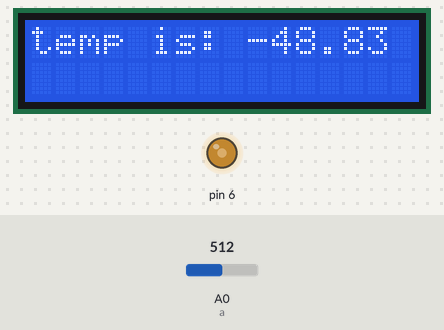
This sketch was run on a simulated Arduino Uno, built with avr-gcc and run on an emulated ATmega328P. Parts: 16×2 character LCD, output pins drawn as LEDs (lit = HIGH). The inputs (shaded band) are chosen by the test bench; at power-on: A0 (a) = 512. What the sketch prints to the serial monitor is not drawn.

Above: at 1.2 s.
1.3 s: A0 (a) set to 716
At 3.2 s:
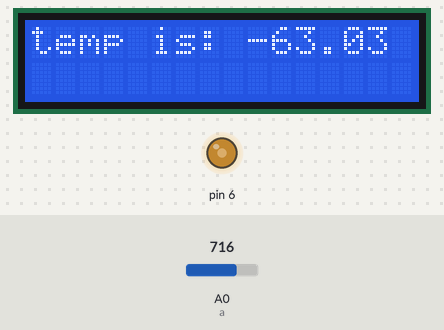
3.5 s: A0 (a) set to 900
At 5.2 s:
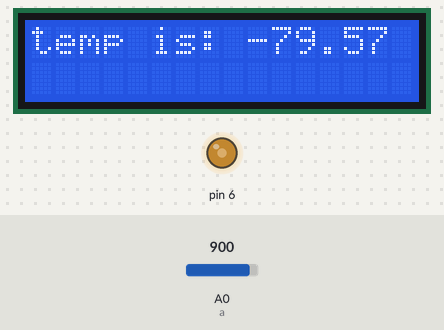
5.5 s: A0 (a) set to 1023
At 7.2 s:
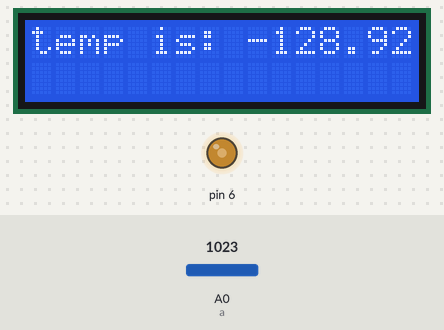
Timing chart, 0 to 8.7 s (numbered marks = the images above; inputs shaded):
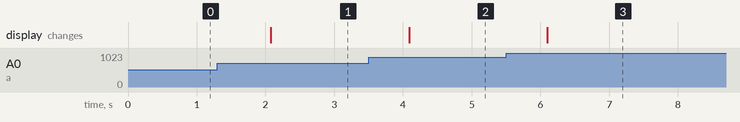

The sketch:

arduino_serial_temperature.ino
```cpp
 /*


 The circuit:


 * LCD RS pin to digital pin 12
 * LCD Enable pin to digital pin 11
 * LCD D4 pin to digital pin 5
 * LCD D5 pin to digital pin 4
 * LCD D6 pin to digital pin 3
 * LCD D7 pin to digital pin 2
 * LCD R/W pin to ground
 * LCD VSS pin to ground
 * LCD VCC pin to 5V
 * LCD K pin to ground
 * LCD A pin to 5V
 * LCD V0 pin to digital pin 6
 * LED to pin 13


 put a 110 ohm resistor in series with the thermistor, the side of 110 resitance to 5V
 the side of the thermistor to GND and the point where the thermistor and the resistor meet
 to analog input A0


 */


#include <LiquidCrystal.h>

LiquidCrystal lcd(12,11,5,4,3,2);//configure the lcd

#define a A0 // analog input to read the voltage of the thermistor
double b;// an intermediate variable
double Vt;
double Rt;
int R=110;
int B=2800;
int R0=5;
int T0=25;
double T;
void setup() {
analogWrite(6,120);// configure the contrast of the lcd
lcd.begin(16,2);
Serial.begin(115200);// using serial to send data to the computer
}

void loop() {
  b=analogRead(a);// get the value in the A0
  Vt= (b/1024)*5;// convert it to voltage
  Rt=(R*Vt)/(5-Vt);// measure the resistance of the thermistor
  T=1/((log(Rt/R0)/B)+(1/(T0+273.15))); // get the temperature in kelvin
  Serial.println(T-273.15);// send the temperature in using serial

  // desplay the temperature in the lcd
  lcd.clear();
  lcd.print("temp is: ");
  lcd.print(T-273.15);
  lcd.print(" D");

  // trigger the security alarm if the temperature is higher than 60 degree
  if ((T-273.15)>60){
      digitalWrite(13,HIGH);
      delay(500);
      digitalWrite(13,LOW);
      delay(500);
  }
 else{
  delay(1000);
  }
  // in the both cases there will be a delay of 1s between sending the temperature to the computer and display in in the lcd
 }
```

Measured:
- after the input at 1.3 s, the display: changes after 0.78 s (image 1)
- after the input at 3.5 s, the display: changes after 0.59 s (image 2)
- after the input at 5.5 s, the display: changes after 0.60 s (image 3)
